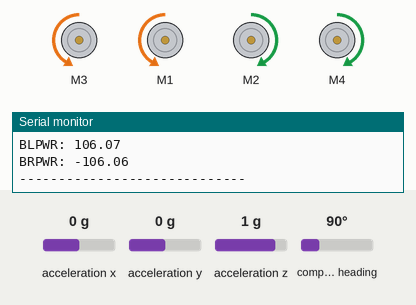
Recording of a sketch running on a simulated Arduino Uno, built with avr-gcc and run on an emulated ATmega328P. Parts: 4 × DC motor (green arrow = forward, orange = backward, longer = faster), the last lines printed to the serial monitor. Inputs (shaded band) come from the test bench; at power-on: compass heading 90°, acceleration x 0 g, acceleration y 0 g, acceleration z 1 g.

Above: at 1.2 s.
1.3 s: compass heading set to 7°
At 2.6 s:
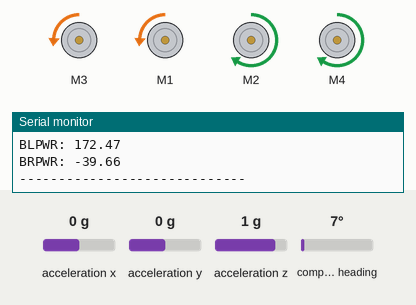
2.9 s: compass heading set to 180°
At 3.7 s:
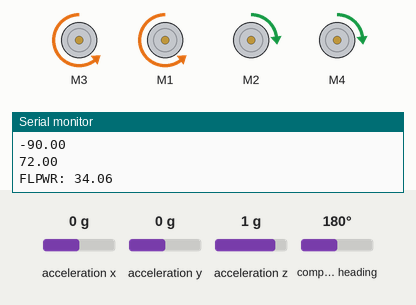
4.5 s: compass heading set to 352°
At 5.4 s:
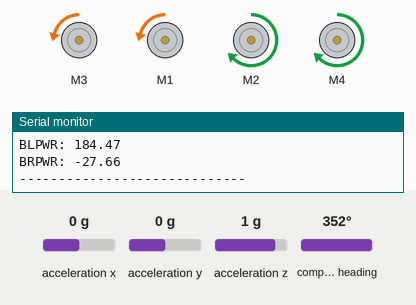
6.1 s: compass heading set to 269°
At 7.2 s:
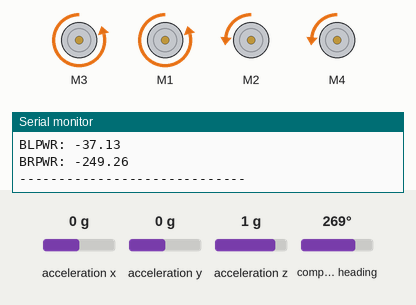
7.8 s: compass heading set to 90°
At 8.4 s:
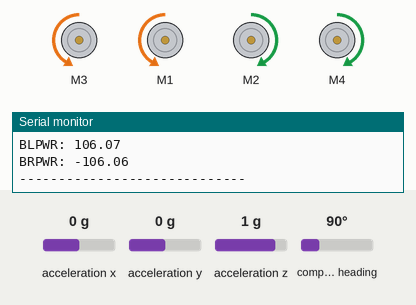
9.5 s: compass heading set to 184°
At 10.8 s:
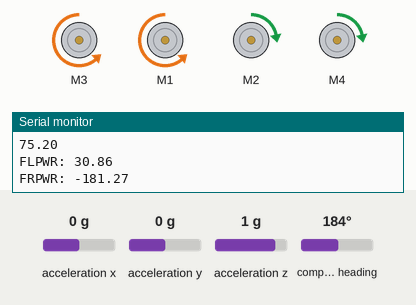
Timing chart, 0 to 12.1 s (numbered marks = the images above; inputs shaded):
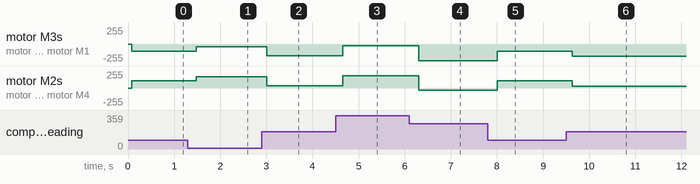

The sketch:

motorDegreeFormulaTest.ino
```cpp
#include <Adafruit_MotorShield.h>

#include <Wire.h>
#include <Adafruit_Sensor.h>
#include <Adafruit_BNO055.h>
#include <utility/imumaths.h>

Adafruit_BNO055 bno = Adafruit_BNO055(55);
const int button = 2;
int buttonState = 0;
int comp;
int targ;

Adafruit_MotorShield AFMS = Adafruit_MotorShield();

Adafruit_DCMotor *frmotor = AFMS.getMotor(3);
Adafruit_DCMotor *flmotor = AFMS.getMotor(2);
Adafruit_DCMotor *brmotor = AFMS.getMotor(1);
Adafruit_DCMotor *blmotor = AFMS.getMotor(4);

float frpwr;
float flpwr;
float brpwr;
float blpwr;

int getHeading(){
  sensors_event_t event;
  bno.getEvent(&event);
  return event.orientation.x;
}
void go(float degree, int speed)
{
  Serial.println(degree);
  static float pi = 3.1415;
  float rad = degree / (180 / pi);
  float frpwr;
  float flpwr;
  float brpwr;
  float blpwr;
  float err = 0;
  static float kp = .8;
  float adjP;
  int curr;


  curr = getHeading();
  if ((targ - curr) > 180)
    err = ((targ - curr) - 360) * -1;
  else if ((targ - curr) < -180)
    err = ((targ - curr) + 360);
  else
    err = targ - curr;

  if (-5 < err && err < 5)
    err = 0;
  else
    err = err;
adjP = -1 * (err * kp);
Serial.println(err);
Serial.println(adjP);
  flpwr = (sin(rad) * speed) * (sqrt(2) / 2) - ((cos(rad) * speed) / 2) - adjP; // front-left
  frpwr  = (-(sin(rad) * speed) * (sqrt(2) / 2)) - (cos(rad) * speed) / 2 - adjP; // front-right
  blpwr = (sin(rad) * speed) * (sqrt(2) / 2) - (-(cos(rad) * speed) / 2) - adjP; // front-left
  brpwr  = (-(sin(rad) * speed) * (sqrt(2) / 2)) - (-(cos(rad) * speed) / 2) - adjP;
  Serial.print("FLPWR: ");
  Serial.println(flpwr);
  Serial.print("FRPWR: ");
  Serial.println(frpwr);
  Serial.print("BLPWR: ");
  Serial.println(blpwr);
  Serial.print("BRPWR: ");
  Serial.println(brpwr);
  Serial.println("-----------------------------");

  if (frpwr > 0)
    frmotor ->run(FORWARD);
  else
  {
    frmotor -> run(BACKWARD);
    frpwr = frpwr * -1;
  }

  if (brpwr > 0)
    brmotor ->run(FORWARD);
  else
  {
    brmotor -> run(BACKWARD);
    brpwr = brpwr * -1;
  }

  if (flpwr > 0)
    flmotor ->run(FORWARD);
  else {
    flmotor -> run(BACKWARD);
    flpwr = flpwr * -1;
  }


  if (blpwr > 0)
    blmotor ->run(FORWARD);
  else {
    blmotor -> run(BACKWARD);
    blpwr = blpwr * -1;
  }

  frmotor->setSpeed(frpwr);
  brmotor->setSpeed(brpwr);
  flmotor->setSpeed(flpwr);
  blmotor->setSpeed(blpwr);
}


void setup() {
  Serial.begin(9600);
  Serial.println("STARTING");
  AFMS.begin();
  Serial.println("MOTOR SETUP SUCCESSFUL");

  while(!Serial){
  }
  if(!bno.begin())
  {
    Serial.print("Ooops, no BNO055 detected ... Check your wiring or I2C ADDR!");
    while(1);
  }
  bno.setExtCrystalUse(true);
  targ = getHeading();
}

void loop() {
  go(90, 150);
}
```

Measured:
- after the input at 1.3 s, motor M3, motor M1: backward 106/255 → backward 39/255 after 0.18 s; motor M2, motor M4: forward 106/255 → forward 172/255 after 0.18 s
- after the input at 2.9 s, motor M3, motor M1: backward 39/255 → backward 178/255 after 0.11 s; motor M2, motor M4: forward 172/255 → forward 34/255 after 0.11 s
- after the input at 4.5 s, motor M3, motor M1: backward 178/255 → backward 27/255 after 0.16 s; motor M2, motor M4: forward 34/255 → forward 184/255 after 0.16 s
- after the input at 6.1 s, motor M3, motor M1: backward 27/255 → backward 249/255 after 0.21 s; motor M2, motor M4: forward 184/255 → backward 37/255 after 0.21 s
- after the input at 7.8 s, motor M3, motor M1: backward 249/255 → backward 106/255 after 0.20 s; motor M2, motor M4: backward 37/255 → forward 106/255 after 0.20 s
- after the input at 9.5 s, motor M3, motor M1: backward 106/255 → backward 181/255 after 0.14 s; motor M2, motor M4: forward 106/255 → forward 30/255 after 0.14 s
